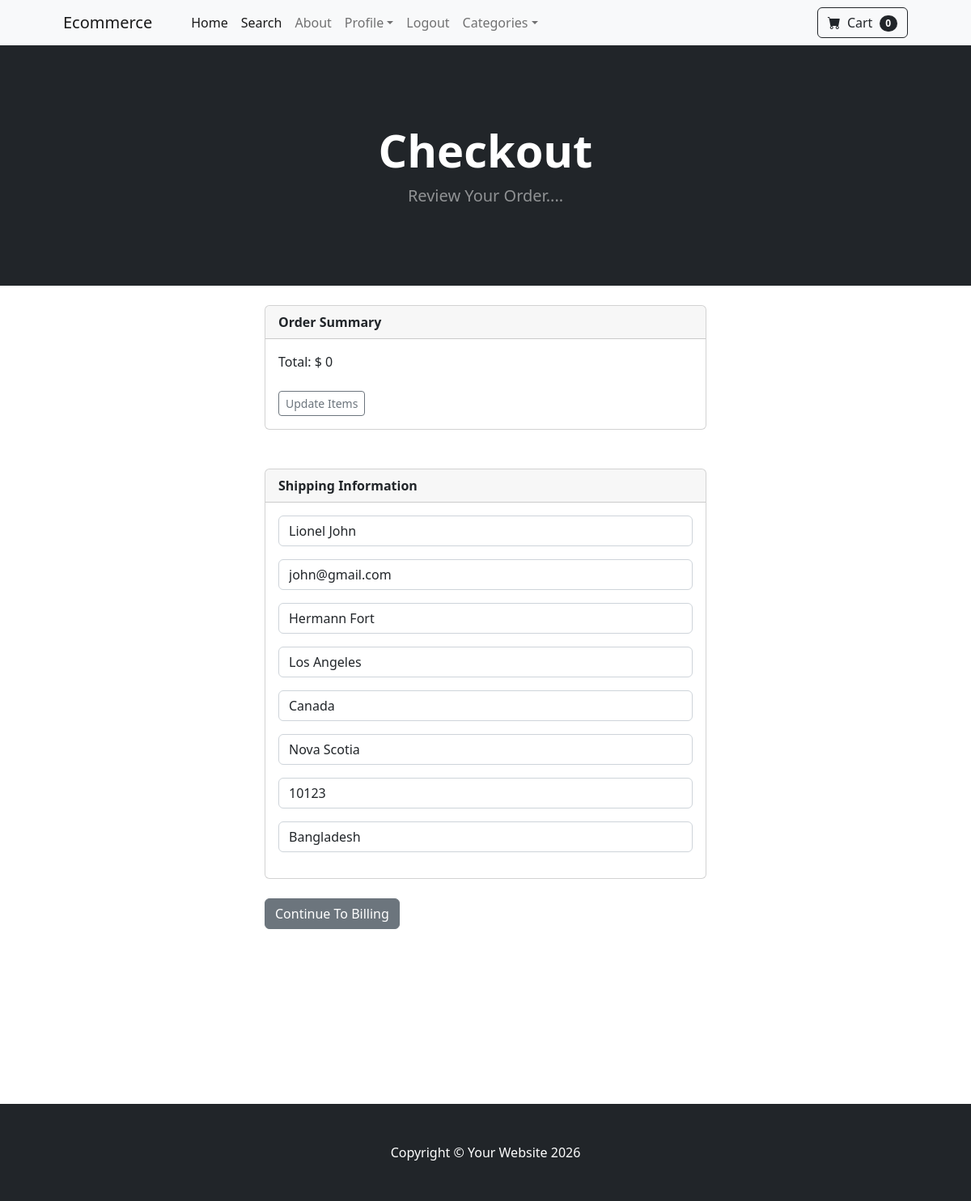
Screenshot of /payment/checkout/ (signed in) with the database file from the repository.
### payment/models.py (models this page shows, shortened)
class ShippingAddress(models.Model):
    user = models.ForeignKey(User, on_delete=models.CASCADE, null=True, blank=True)
    shipping_full_name = models.CharField(max_length=255)
    shipping_email = models.CharField(max_length=255)
    shipping_address1 = models.CharField(max_length=255)
    shipping_address2 = models.CharField(max_length=255, null=True, blank=True)
    shipping_city = models.CharField(max_length=255)
    shipping_state = models.CharField(max_length=255)
    shipping_zipcode = models.CharField(max_length=255)
    shipping_country = models.CharField(max_length=255)
    class Meta:
        verbose_name_plural = "Shipping Address"

### payment/views.py (the view)
# urls.py: path('checkout/', views.checkout, name='checkout'),
def checkout(request):
    cart = Cart(request)
    cart_products = cart.get_prods
    quantities = cart.get_quants
    totals = cart.cart_total()
    if request.user.is_authenticated:
        shipping_user = ShippingAddress.objects.get(user__id=request.user.id)
        shipping_form = ShippingForm(request.POST or None, instance=shipping_user)
        return render(request, 'payment/checkout.html', {'cart_products':cart_products, 'quantities':quantities, 'totals':totals, 'shipping_form':shipping_form })
    else:
        shipping_form = ShippingForm(request.POST or None)
        return render(request, 'payment/checkout.html', {'cart_products':cart_products, 'quantities':quantities, 'totals':totals, 'shipping_form':shipping_form })

### cart/cart.py (called while the page is built, shortened)
    def cart_total(self):
        product_ids = self.cart.keys()
        products = Product.objects.filter(id__in=product_ids)
        quantities = self.cart
        total = 0
        return total

    def __len__(self):
        return len(self.cart)

    def get_prods(self):
        product_ids = self.cart.keys()
        products = Product.objects.filter(id__in=product_ids)
        return products

### cart/context_processors.py (called while the page is built)
def cart(request):
    return {'cart':Cart(request)}

### payment/templates/payment/checkout.html (shortened to what this page needs)
{% extends 'base.html' %}
{% block content %}
        <header class="bg-dark py-5">
            <div class="container px-4 px-lg-5 my-5">
                <div class="text-center text-white">
                    <h1 class="display-4 fw-bolder">Checkout</h1>
                    <p class="lead fw-normal text-white-50 mb-0">Review Your Order....</p>
                </div>
            </div>
        </header>
        <br/>
        <div class="container">
            <div class="row">
                <div class="col-md-6 offset-md-3">
                    <div class="card">
                        <div class="card-header">
                            <strong>Order Summary</strong>
                        </div>
                        <div class="card-body">
                            Total: $ {{ totals}}
                            <br/><br/>
                            <a href="{% url 'cart_summary' %}" class="btn btn-sm btn-outline-secondary">Update Items</a>
                        </div>
                    </div>
                    <br/><br/>
                    <div class="card">
                        <div class="card-header">
                            <strong>Shipping Information</strong>
                        </div>
                        <div class="card-body">
                            {{ shipping_form.as_p }}
                        </div>
                    </div>
                    <br/>
                    <a herf="" class="btn btn-secondary">Continue To Billing</a>
                </div>
            </div>
        </div>
<br/><br/><br/><br/><br/><br/><br/><br/><br/>
{% endblock %}

### rows the page displays
ShippingAddress: shipping_full_name "Lionel John", shipping_email "john@gmail.com", shipping_address1 "Hermann Fort", shipping_address2 "Los Angeles", shipping_city "Canada", shipping_state "Nova Scotia", shipping_zipcode "10123", shipping_country "Bangladesh"

### other values shown
{{ cart|length }} "0"
{{ totals }} "0"
